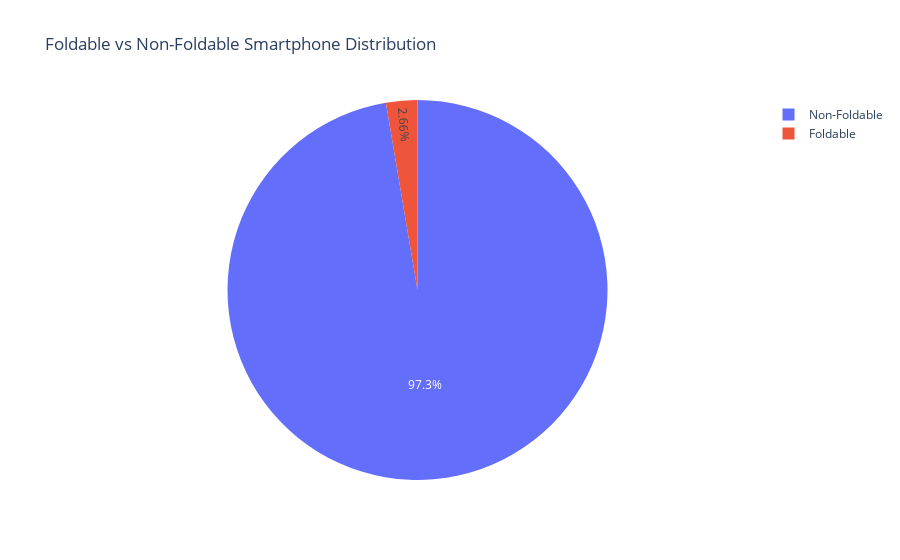

The notebook cell saved with this chart:
### Code cell
# foldable vs non foldable phones
foldable_dist_df = df.groupby("foldable_display").size().reset_index().set_index("foldable_display")
foldable_dist_df.index = ['Non-Foldable', 'Foldable']
foldable_dist_df = foldable_dist_df.reset_index()
foldable_dist_df.columns = ['Foldability', 'Total Phones']
fig = px.pie(
    foldable_dist_df,
    values = 'Total Phones',
    names = 'Foldability',
    title='Foldable vs Non-Foldable Smartphone Distribution'
)
fig.show()

# Insights
# Non-foldable smartphones dominate the market with a huge 97.3% share.
# Foldable phones are very rare, making up only 2.66% of the total.

### Figure 1 — Plotly figure (JSON) as saved in the notebook; plotly's stock layout.template omitted (floating-point values rounded to 4 significant figures)
{"data": [{"domain": {"x": [0, 1], "y": [0, 1]}, "hovertemplate": "Foldability=%{label}<br>Total Phones=%{value}<extra></extra>", "labels": ["Non-Foldable", "Foldable"], "legendgroup": "", "name": "", "showlegend": true, "type": "pie", "values": [3948, 108]}], "layout": {"autosize": true, "legend": {"tracegroupgap": 0}, "title": {"text": "Foldable vs Non-Foldable Smartphone Distribution"}}}
